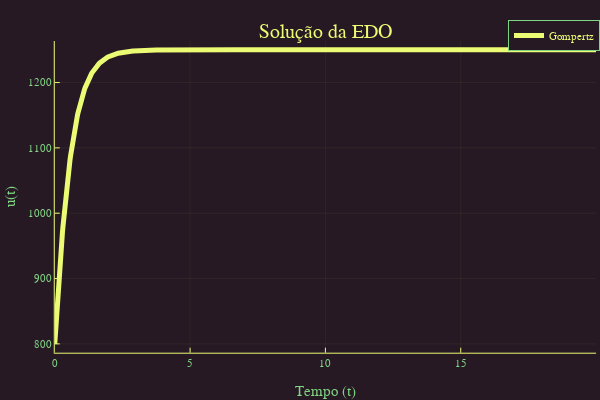

This figure's notebook cell:
### Markdown cell above
<h3><i> <font color="#000099"><font face="Tribuchet">Limiar de permanência da Doença</font></font></i></h3>

### Code cell
#EDO simples
#Sem medicação com população abaixo do limite
using DifferentialEquations
r = 2
k = 1000
g = 0.3
c0 = 2*log(0.8)
#Equação do modelo
f(n,p,t) = -r*n*log(n/k)-g*c0*n
#Condições iniciais
u0 = 800
range = (0.0,20.0)
prob = ODEProblem(f,u0,range)
sol = solve(prob, Tsit5(), reltol=1e-8, abstol=1e-8)
#Plotagem do Modelo
using Plots
plotly()
plot(sol,linewidth=5,title="Solução da EDO",
xaxis="Tempo (t)",yaxis="u(t)",label="Gompertz")

### Figure 1 — Plotly figure (JSON) as saved in the notebook; plotly's stock layout.template omitted (floating-point values rounded to 4 significant figures; data arrays with more than 128 entries replaced by an {"elided": "..."} marker saying what was removed)
{"data": [{"colorbar": {"title": ""}, "legendgroup": "Gompertz", "line": {"color": "rgba(235, 251, 115, 1.000)", "dash": "solid", "shape": "linear", "width": 5}, "mode": "lines", "name": "Gompertz", "showlegend": true, "type": "scatter", "x": {"elided": "1000 float values"}, "xaxis": "x", "y": {"elided": "1000 float values"}, "yaxis": "y", "zmax": null, "zmin": null}], "layout": {"annotations": [{"font": {"color": "rgba(235, 251, 115, 1.000)", "family": "sans-serif", "size": 20}, "rotation": 0, "showarrow": false, "text": "Solução da EDO", "x": 0.5424, "xanchor": "center", "xref": "paper", "y": 1, "yanchor": "top", "yref": "paper"}], "height": 400, "legend": {"bgcolor": "rgba(39, 25, 36, 1.000)", "bordercolor": "rgba(128, 213, 132, 1.000)", "borderwidth": 1, "font": {"color": "rgba(235, 251, 115, 1.000)", "family": "sans-serif", "size": 11}, "title": {"font": {"color": "rgba(235, 251, 115, 1.000)", "family": "sans-serif", "size": 15}, "text": ""}, "tracegroupgap": 0, "traceorder": "normal", "x": 1, "xanchor": "auto", "y": 1, "yanchor": "auto"}, "margin": {"b": 20, "l": 0, "r": 0, "t": 20}, "paper_bgcolor": "rgba(39, 25, 36, 1.000)", "plot_bgcolor": "rgba(39, 25, 36, 1.000)", "showlegend": true, "width": 600, "xaxis": {"anchor": "y", "domain": [0.09128, 0.9934], "gridcolor": "rgba(235, 251, 115, 0.100)", "gridwidth": 0.5, "linecolor": "rgba(235, 251, 115, 1.000)", "mirror": false, "range": [0, 20], "showgrid": true, "showline": true, "showticklabels": true, "tickangle": 0, "tickcolor": "rgb(235, 251, 115)", "tickfont": {"color": "rgba(128, 213, 132, 1.000)", "family": "sans-serif", "size": 11}, "tickmode": "array", "ticks": "inside", "ticktext": ["0", "5", "10", "15", "20"], "tickvals": [0, 5, 10, 15, 20], "title": "Tempo (t)", "titlefont": {"color": "rgba(128, 213, 132, 1.000)", "family": "sans-serif", "size": 15}, "type": "-", "visible": true, "zeroline": false, "zerolinecolor": "rgba(235, 251, 115, 1.000)"}, "yaxis": {"anchor": "x", "domain": [0.07581, 0.9415], "gridcolor": "rgba(235, 251, 115, 0.100)", "gridwidth": 0.5, "linecolor": "rgba(235, 251, 115, 1.000)", "mirror": false, "range": [786.5, 1264.0], "showgrid": true, "showline": true, "showticklabels": true, "tickangle": 0, "tickcolor": "rgb(235, 251, 115)", "tickfont": {"color": "rgba(128, 213, 132, 1.000)", "family": "sans-serif", "size": 11}, "tickmode": "array", "ticks": "inside", "ticktext": ["800", "900", "1000", "1100", "1200"], "tickvals": [800, 900, 1000, 1100, 1200], "title": "u(t)", "titlefont": {"color": "rgba(128, 213, 132, 1.000)", "family": "sans-serif", "size": 15}, "type": "-", "visible": true, "zeroline": false, "zerolinecolor": "rgba(235, 251, 115, 1.000)"}}}
